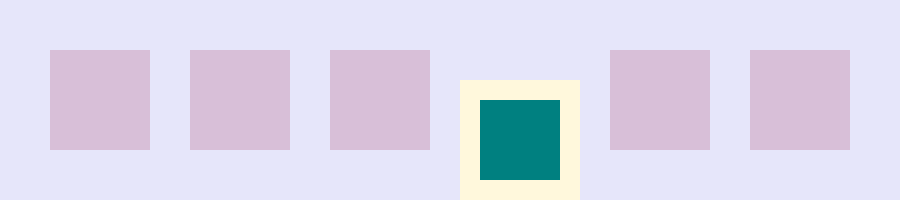
Frame 1 (no input)
Frame 2 (the mouse pressed at the canvas centre, redrawn once): identical to frame 1, image omitted

The p5.js sketch that drew this single still picture (run headless with seeded random() and noise() and a simulated clock; the mouse was pressed at the canvas centre and the sketch redrawn once):

// p5.js sketch
// ── sketch.js
function setup() {
  createCanvas(900,200);
  background('lavender');
  noLoop();
}

function draw() {
  noStroke();
  fill('thistle');
  translate(50,50);
  rect(0,0,100,100);
  
  translate(140,0);
  rect(0,0,100,100);
  translate(140,0);
  rect(0,0,100,100);
  
  translate(140,0);
  // BEGIN aanpassing
  push();
  stroke('cornsilk');
  strokeWeight(20);
  fill('teal');
  translate(0,40);  
  rect(0,0,100,100);  
  // EINDE aanpassing
  pop();
  
  translate(140,0);
  rect(0,0,100,100);
  translate(140,0);
  rect(0,0,100,100);  
}

// 36. Dan zal ook het 5e vierkant cornsilk van kleur worden
